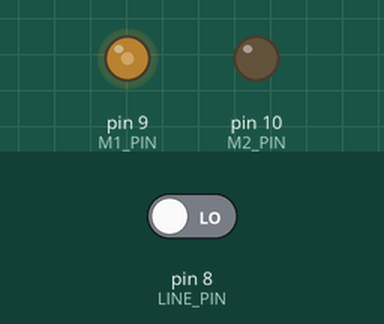
Recording of a sketch running on a simulated Arduino Uno, built with avr-gcc and run on an emulated ATmega328P. On the bench: output pins drawn as LEDs (lit = HIGH). Inputs (shaded band) come from the test bench; at power-on: pin 8 (LINE_PIN) LOW.

Above: at 1.2 s.
1.3 s: pin 8 (LINE_PIN) driven HIGH
At 2.3 s:
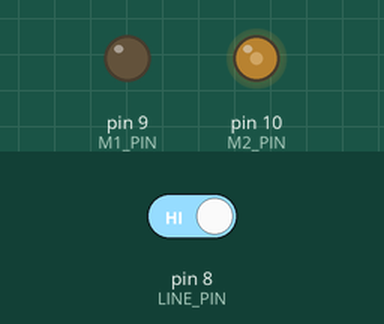
Timing chart, 0 to 4.3 s (numbered marks = the images above; inputs shaded):
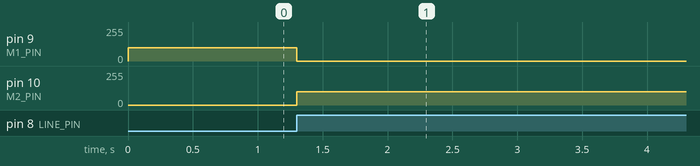

Measured:
- after the input at 1.3 s, pin 9 (M1_PIN): 100/255 → 0/255 at once; pin 10 (M2_PIN): 0/255 → 100/255 at once

The sketch:

Sensor_Line_2.ino
```cpp
int LINE_PIN = 8;
int M1_PIN = 9;
int M2_PIN = 10;

int data;

void setup() {
  // put your setup code here, to run once:
  pinMode(LINE_PIN, INPUT);
  pinMode(M1_PIN, OUTPUT);
  pinMode(M2_PIN, OUTPUT);
}

void loop() {
  // put your main code here, to run repeatedly:
  data = digitalRead(LINE_PIN);
  if (data == 1) {
    analogWrite(M1_PIN, 0);
    analogWrite(M2_PIN, 100);
  }
  else {
    analogWrite(M1_PIN, 100);
    analogWrite(M2_PIN, 0);
  }
}
```
